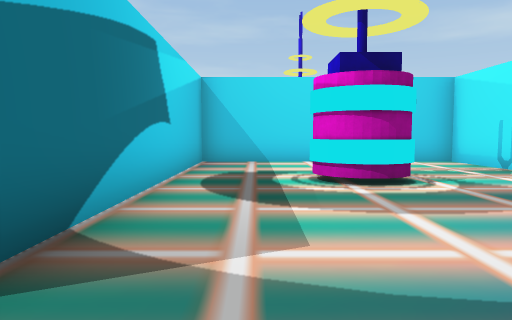
View 1 (above)

24 first-person views from a walk through a 3-D level made in the Unity game engine. The camera is 1.5 m above the floor, tilts 4° down and sees 70° across. The floor is counted in squares, 2 m on a side. Each view is taken from the middle of a square. On the plan, view 1 faces up. The plan holds only what a view shows up to about 11 squares ahead; the rest is blank. The place goes on beyond the plan. The player character is not drawn.

View 2
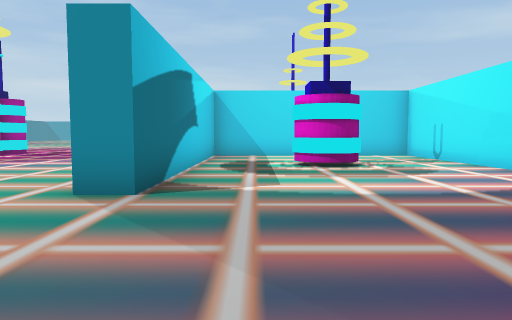

View 3
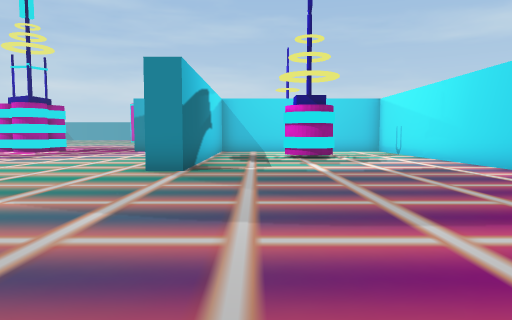

View 4
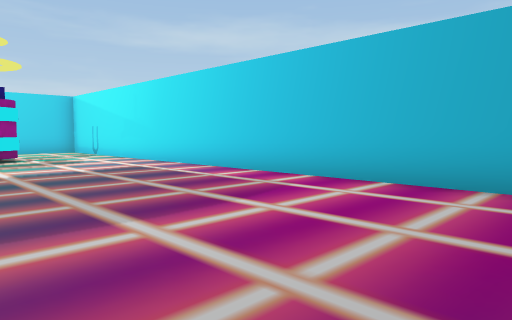

View 5
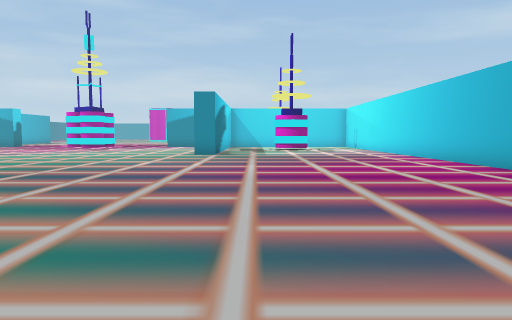

View 6
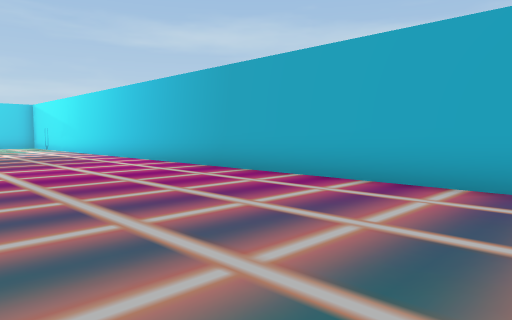

View 7
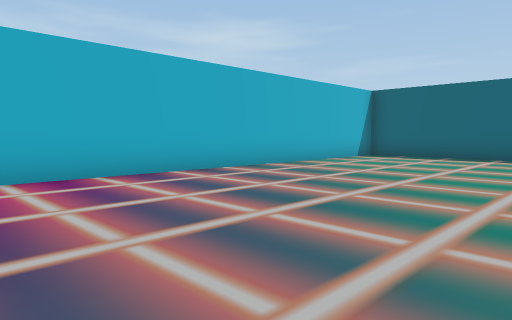

View 8
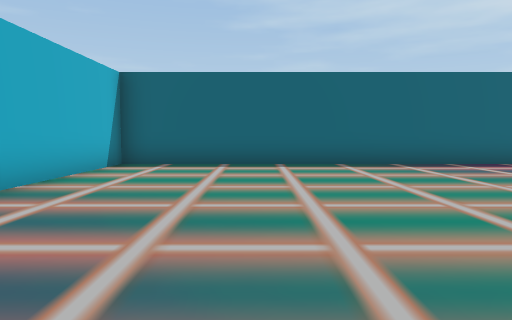

View 9
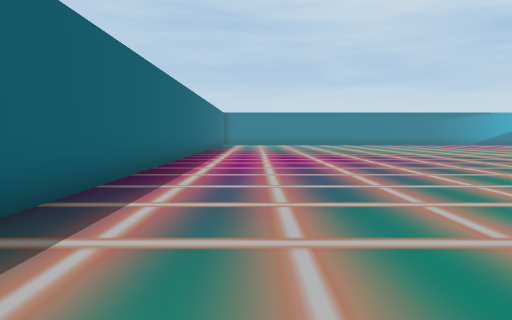

View 10
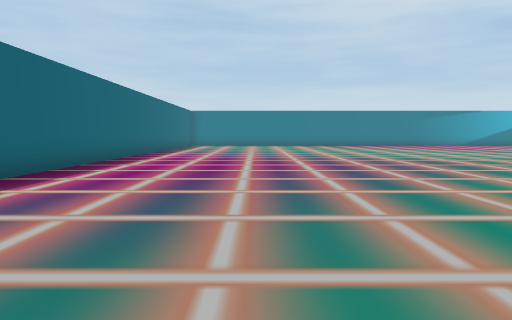

View 11
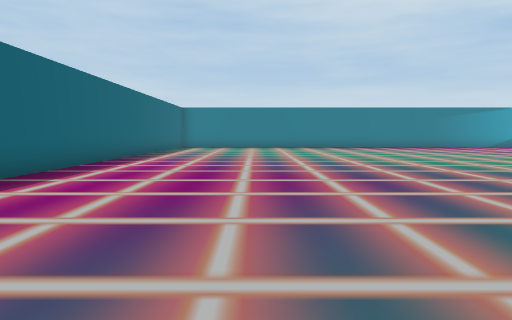

View 12
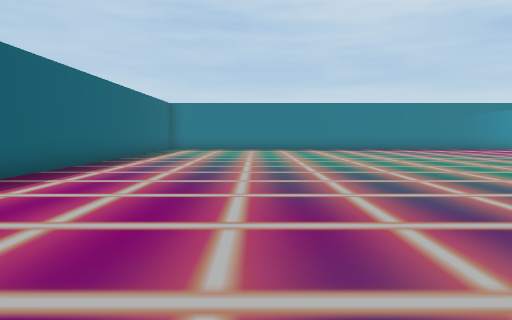

View 13
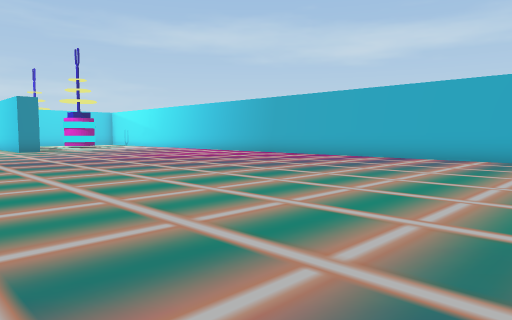

View 14
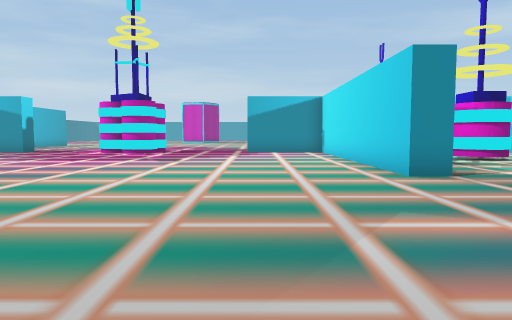

View 15
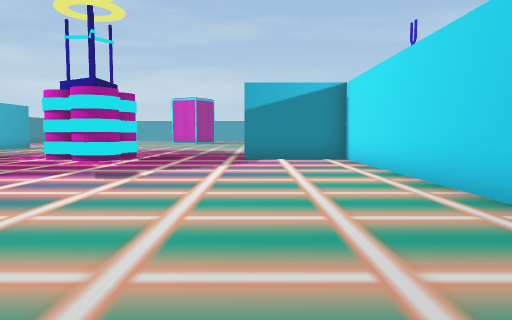

View 16
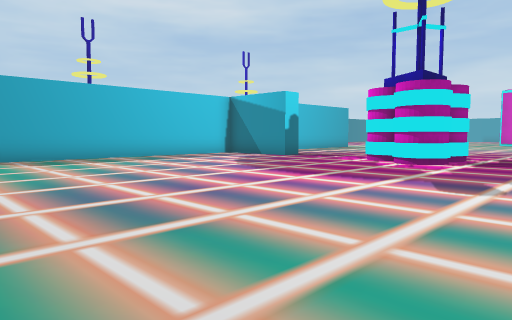

View 17
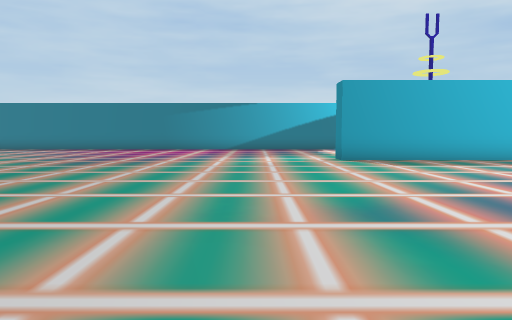

View 18
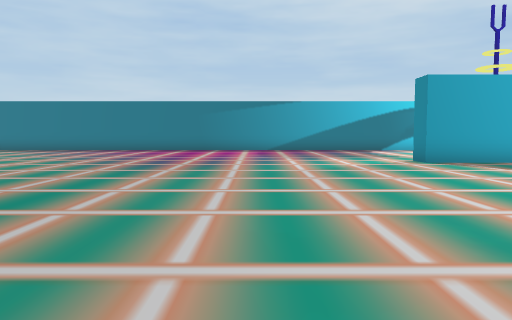

View 19
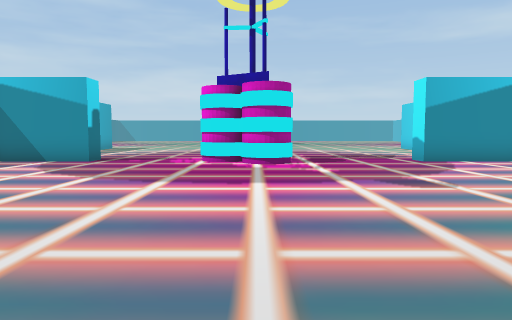

View 20
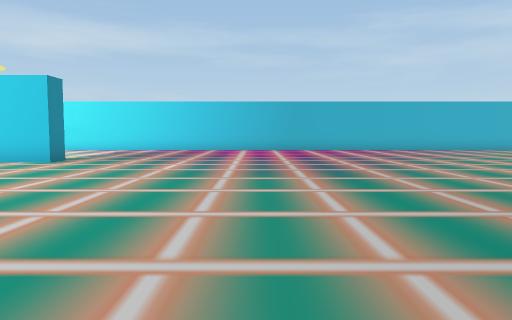

View 21
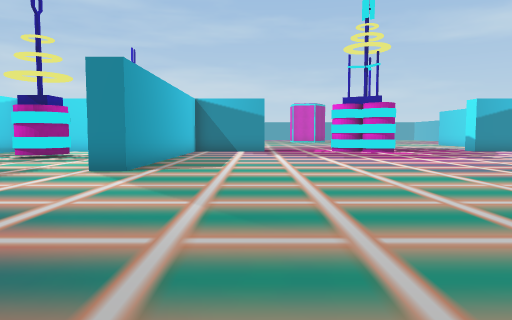

View 22
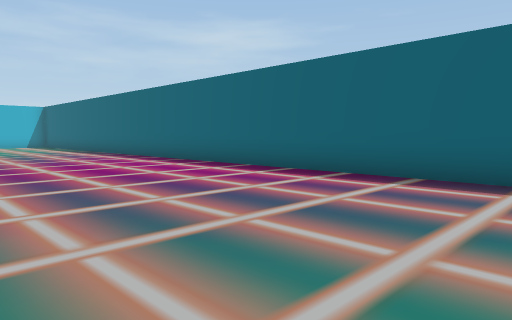

View 23
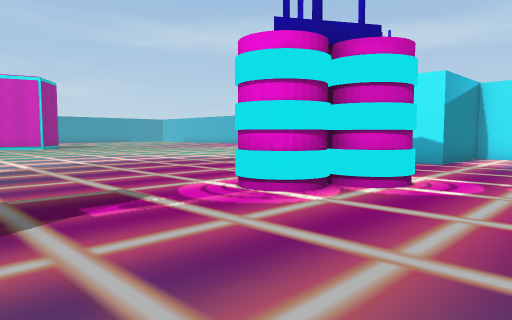

View 24
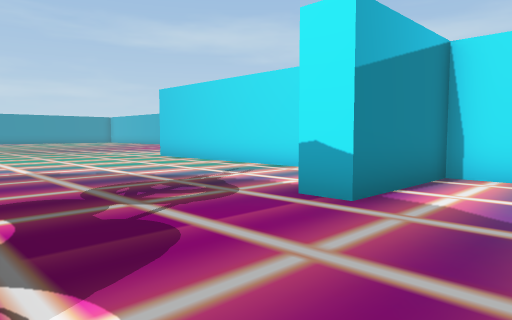

### Floor plan
Key: @ floor where view 1 was taken; # wall or solid block; . floor.
Columns run from 19 left of view 1 to 6 right of it. Each row starts with its distance up from view 1.
 20             ..
 19       ..    ...
 18       ...   ....
 17       ....  .....#
 16       ...........#
 15      ............#
 14      ............#
 13      ............#
 12      ...........
 11     #...###...#
 10   ###...###...############
  9    ..............#...  ..#
  8    ..............#... ...#
  7  #  .............#... ...#
  6  #. .............#..##...#
  5  #...............#.......#
  4  #...............#.......#
  3 .#...............#.......#
  2 .#...............#.......#
  1 .........................#
  0 ...................@.....#
 -1 .........................#
 -2 .........................#
 -3 .........................#
 -4 .........................#
 -5 .........................#
 -6 ........ ................#
 -7 .......    ..............#
 -8 .....       .............#
 -9 ...... ..     ...........#
-10 ...........   ...........#
-11  ...........  ...........#
-12  ........................#
-13  ........................#
-14  ........................#
-15  ........................#
-16  ........................#
-17  ........................#
-18  ........................#
-19  ........................#
-20  ........................#
-21  #########################

Where each view was taken, in squares from view 1:
view 1: 0 up, 0 right, facing up
view 2: 3 down, 0 right, facing up
view 3: 6 down, 0 right, facing up
view 4: 6 down, 0 right, facing up-right
view 5: 12 down, 0 right, facing up
view 6: 12 down, 0 right, facing up-right
view 7: 8 down, 1 left, facing down-right
view 8: 11 down, 2 right, facing down
view 9: 18 down, 1 right, facing left
view 10: 16 down, 1 left, facing left
view 11: 16 down, 4 left, facing left
view 12: 16 down, 7 left, facing left
view 13: 16 down, 6 left, facing up-right
view 14: 5 down, 5 left, facing up
view 15: 1 down, 5 left, facing up
view 16: 0 up, 6 left, facing up-left
view 17: 1 down, 7 left, facing left
view 18: 3 down, 8 left, facing left
view 19: 0 up, 10 left, facing up
view 20: 4 down, 12 left, facing right
view 21: 6 down, 15 left, facing up
view 22: 14 down, 18 left, facing down-right
view 23: 7 up, 15 left, facing up-right
view 24: 8 up, 9 left, facing up-right
